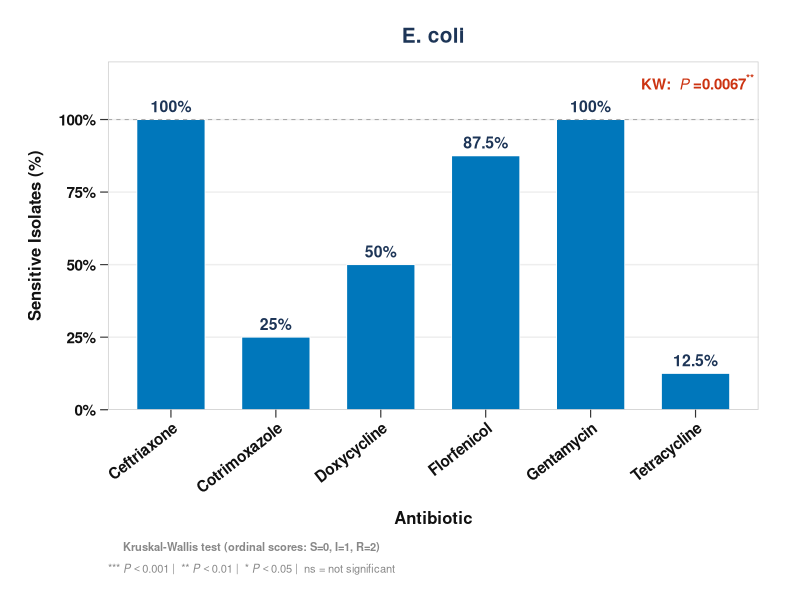
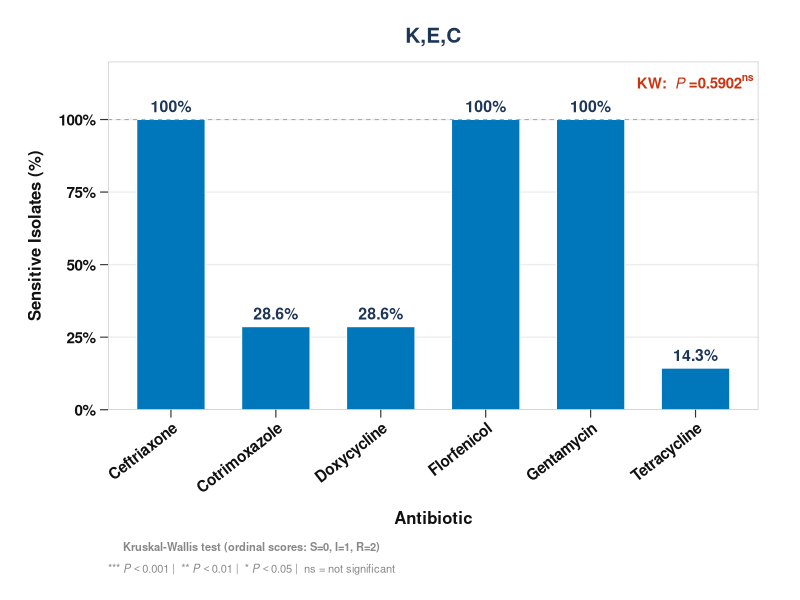
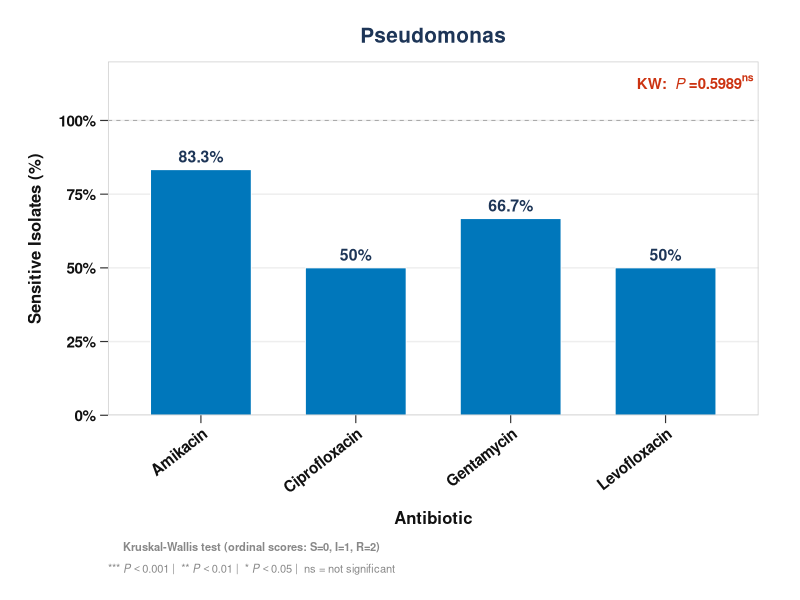
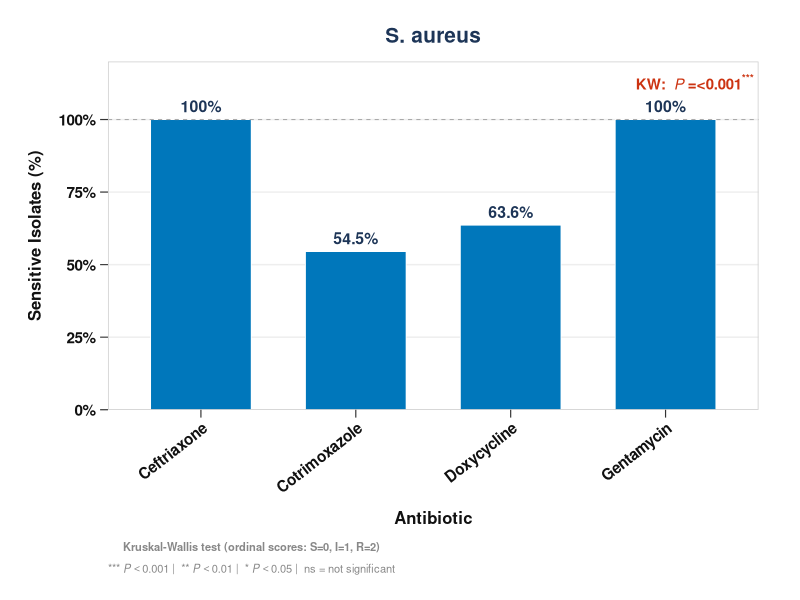
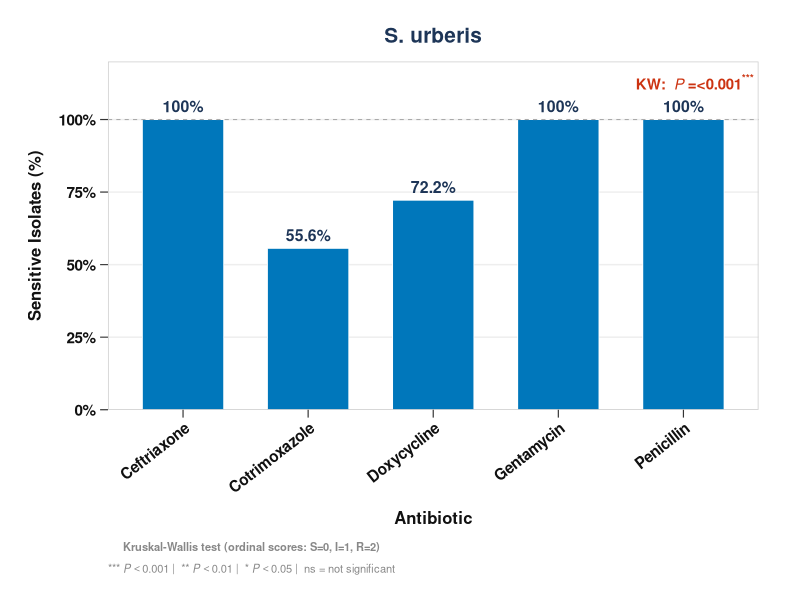

These figures' R source, in order:
## ---- chunk 1
library(ggplot2)
library(dplyr)
library(tidyr)
library(flextable)
library(readr)
library(readxl)

raw <- read_xlsx("../data/2026_ast_data_amik.xlsx")

head(raw)

## ---- chunk 2
colnames(raw) <- trimws(colnames(raw))
cat("✔ File loaded:", nrow(raw), "rows x", ncol(raw), "columns\n")
cat("  Columns:", paste(colnames(raw), collapse = ", "), "\n\n")
## ---- chunk 3
id_col  <- "Isolate_ID"
org_col <- "Bacteria"
ab_cols <- setdiff(colnames(raw), c(id_col, org_col))

ast_long <- raw %>%
  rename(Isolate_ID = all_of(id_col),
         Organism   = all_of(org_col)) %>%
  pivot_longer(
    cols      = all_of(ab_cols),
    names_to  = "Antibiotic",
    values_to = "Result"
  ) %>%
  filter(!is.na(Result)) %>%
  mutate(
    Result     = toupper(trimws(Result)),
    Organism   = trimws(Organism),
    Antibiotic = trimws(Antibiotic)
  ) %>%
  filter(Result %in% c("S", "I", "R")) %>%
  mutate(Result = factor(Result, levels = c("S","I","R"), ordered = TRUE))

cat("✔ Data reshaped:", nrow(ast_long), "observations (blanks excluded)\n")
cat("  Organisms  :", paste(sort(unique(ast_long$Organism)), collapse = " | "), "\n")
cat("  Antibiotics:", paste(sort(unique(ast_long$Antibiotic)), collapse = ", "), "\n\n")
## ---- chunk 4
tested_matrix <- ast_long %>%
  distinct(Organism, Antibiotic) %>%
  mutate(Tested = "Yes") %>%
  pivot_wider(names_from  = Antibiotic,
              values_from = Tested,
              values_fill = "—")

cat("Antibiotics tested per organism:\n")
print(as.data.frame(tested_matrix), row.names = FALSE)
cat("\n")
## ---- chunk 5
summary_table <- ast_long %>%
  group_by(Organism, Antibiotic) %>%
  summarise(
    n           = n(),
    S_n         = sum(Result == "S"),
    I_n         = sum(Result == "I"),
    R_n         = sum(Result == "R"),
    S_pct       = round(S_n / n * 100, 1),
    I_pct       = round(I_n / n * 100, 1),
    R_pct       = round(R_n / n * 100, 1),
    NonSusc_pct = round((I_n + R_n) / n * 100, 1),
    .groups = "drop"
  ) %>%
  arrange(Organism, Antibiotic) %>%
  mutate(
    S_cell  = paste0(S_n,  " (", S_pct,       "%)"),
    I_cell  = paste0(I_n,  " (", I_pct,       "%)"),
    R_cell  = paste0(R_n,  " (", R_pct,       "%)"),
    NS_cell = paste0(NonSusc_pct, "%")
  )

# Display table (columns shown)
display_t1 <- summary_table %>%
  select(Organism, Antibiotic, n, S_cell, I_cell, R_cell, NS_cell, NonSusc_pct)

# ── flextable ─────────────────────────────────────────────────────────
ft1 <- display_t1 %>%
  select(-NonSusc_pct) %>%
  flextable() %>%
  set_header_labels(
    Organism   = "Organism",
    Antibiotic = "Antibiotic",
    n          = "n",
    S_cell     = "Sensitive (%)",
    I_cell     = "Intermediate (%)",
    R_cell     = "Resistant (%)",
    NS_cell    = "Non-Susceptible (%)"
  ) %>%
  add_header_lines("Table 1. Antimicrobial Susceptibility Profile by Organism") %>%
  add_footer_lines("Non-Susceptible % = Intermediate + Resistant combined") %>%

  # Merge repeated Organism cells
  merge_v(j = "Organism") %>%
  valign(j = "Organism", valign = "top") %>%

  # Header styling
  bg(part = "header", bg = "#2c3e50") %>%
  color(part = "header", color = "white") %>%
  bold(part = "header") %>%
  fontsize(part = "header", size = 11) %>%

  # Title row styling
  bg(i = 1, part = "header", bg = "#1a252f") %>%
  fontsize(i = 1, part = "header", size = 13) %>%

  # Body styling
  fontsize(part = "body", size = 10) %>%
  bg(part = "body", bg = "white") %>%

  # Alternating row stripes
  bg(i = seq(2, nrow(display_t1), 2), bg = "#f8f9fa", part = "body") %>%

  # Red: NonSusc = 100%
  color(
    i   = which(display_t1$NonSusc_pct == 100),
    j   = "NS_cell",
    color = "red"
  ) %>%
  bold(
    i   = which(display_t1$NonSusc_pct == 100),
    j   = "NS_cell"
  ) %>%

  # Orange: NonSusc 50–99%
  color(
    i   = which(display_t1$NonSusc_pct >= 50 & display_t1$NonSusc_pct < 100),
    j   = "NS_cell",
    color = "darkorange"
  ) %>%
  bold(
    i   = which(display_t1$NonSusc_pct >= 50 & display_t1$NonSusc_pct < 100),
    j   = "NS_cell"
  ) %>%

  # Alignment
  align(j = c("n","S_cell","I_cell","R_cell","NS_cell"),
        align = "center", part = "all") %>%
  align(j = c("Organism","Antibiotic"), align = "left", part = "all") %>%

  # Borders
  border_outer(part = "all",
               border = officer::fp_border(color = "#2c3e50", width = 2)) %>%
  border_inner_h(part = "body",
                 border = officer::fp_border(color = "#dee2e6", width = 0.5)) %>%

  # Column widths
  width(j = "Organism",   width = 1.3) %>%
  width(j = "Antibiotic", width = 1.4) %>%
  width(j = "n",          width = 0.4) %>%
  width(j = "S_cell",  width = 1.2) %>%
  width(j = "I_cell",  width = 1.5) %>%   # wider — "Intermediate (%)" is long
  width(j = "R_cell",  width = 1.2) %>%
  width(j = "NS_cell", width = 1.8) %>%   # wider — "Non-Susceptible (%)" is long %>%

  # Font
  font(fontname = "Arial", part = "all") %>%
  padding(padding = 5, part = "body") %>%
  fix_border_issues()

ft1

# ── Save high-res PNG ─────────────────────────────────────────────────
save_as_image(ft1, path = "Table1_Resistance_Summary.png", res = 400)
cat("✔ Saved: Table1_Resistance_Summary.png\n")
## ---- chunk 6
mdr_table <- ast_long %>%
  group_by(Organism, Isolate_ID) %>%
  summarise(R_count = sum(Result == "R"), .groups = "drop") %>%
  group_by(Organism) %>%
  summarise(
    n_isolates = n(),
    MDR_n      = sum(R_count >= 3),
    MDR_pct    = round(MDR_n / n_isolates * 100, 1),
    .groups    = "drop"
  )

ft2 <- mdr_table %>%
  flextable() %>%
  set_header_labels(
    Organism   = "Organism",
    n_isolates = "Total Isolates",
    MDR_n      = "MDR Isolates (n)",
    MDR_pct    = "MDR (%)"
  ) %>%
  add_header_lines("Table 2. Multi-Drug Resistance (MDR) Assessment") %>%
  add_footer_lines("Definition: Resistant (R) to 3 or more antibiotics") %>%

  # Header
  bg(part = "header", bg = "#2c3e50") %>%
  color(part = "header", color = "white") %>%
  bold(part = "header") %>%
  fontsize(part = "header", size = 11) %>%
  bg(i = 1, part = "header", bg = "#1a252f") %>%
  fontsize(i = 1, part = "header", size = 13) %>%

  # Body
  fontsize(part = "body", size = 10) %>%
  bg(part = "body", bg = "white") %>%
  bg(i = seq(2, nrow(mdr_table), 2), bg = "#f8f9fa", part = "body") %>%

  # Red: MDR >= 50%
  color(i  = which(mdr_table$MDR_pct >= 50),
        j  = "MDR_pct", color = "red") %>%
  bold(i   = which(mdr_table$MDR_pct >= 50), j = "MDR_pct") %>%

  # Orange: MDR > 0 and < 50%
  color(i  = which(mdr_table$MDR_pct > 0 & mdr_table$MDR_pct < 50),
        j  = "MDR_pct", color = "darkorange") %>%
  bold(i   = which(mdr_table$MDR_pct > 0 & mdr_table$MDR_pct < 50),
       j   = "MDR_pct") %>%

  # Alignment
  align(j = c("n_isolates","MDR_n","MDR_pct"),
        align = "center", part = "all") %>%
  align(j = "Organism", align = "left", part = "all") %>%

  # Borders
  border_outer(part = "all",
               border = officer::fp_border(color = "#2c3e50", width = 2)) %>%
  border_inner_h(part = "body",
                 border = officer::fp_border(color = "#dee2e6", width = 0.5)) %>%

  # Column widths
  width(j = "Organism",   width = 1.5) %>%
  width(j = c("n_isolates","MDR_n","MDR_pct"), width = 1.2) %>%

  font(fontname = "Arial", part = "all") %>%
  padding(padding = 6, part = "body") %>%
  fix_border_issues()

ft2

save_as_image(ft2, path = "Table2_MDR_Assessment.png", res = 400)
cat("✔ Saved: Table2_MDR_Assessment.png\n")
## ---- chunk 7

organisms <- sort(unique(ast_long$Organism))
pairs     <- combn(organisms, 2, simplify = FALSE)
all_test_results <- list()

for (pair in pairs) {
  org1 <- pair[1]; org2 <- pair[2]
  d1   <- ast_long %>% filter(Organism == org1)
  d2   <- ast_long %>% filter(Organism == org2)
  shared_abs <- intersect(unique(d1$Antibiotic), unique(d2$Antibiotic))
  if (length(shared_abs) == 0) next

  for (ab in shared_abs) {
    v1  <- factor(d1$Result[d1$Antibiotic == ab], levels = c("S","I","R"))
    v2  <- factor(d2$Result[d2$Antibiotic == ab], levels = c("S","I","R"))
    tab <- rbind(table(v1), table(v2))
    tab <- tab[, colSums(tab) > 0, drop = FALSE]
    if (ncol(tab) < 2) next

    expected   <- outer(rowSums(tab), colSums(tab)) / sum(tab)
    use_fisher <- any(expected < 5)

    if (use_fisher) {
      res       <- fisher.test(tab, simulate.p.value = TRUE, B = 10000)
      test_name <- "Fisher's Exact"
      stat_str  <- "—"
      p_val     <- res$p.value
    } else {
      res       <- chisq.test(tab)
      test_name <- "Chi-Square"
      stat_str  <- paste0("X2=", round(res$statistic, 2))
      p_val     <- res$p.value
    }

    sig   <- ifelse(p_val < 0.001, "***",
             ifelse(p_val < 0.01,  "**",
             ifelse(p_val < 0.05,  "*", "ns")))
    p_str <- ifelse(p_val < 0.001, "<0.001", as.character(round(p_val, 3)))

    all_test_results[[paste(org1, org2, ab, sep = "|")]] <-
      data.frame(
        Organism_1 = org1, Organism_2 = org2, Antibiotic = ab,
        Test       = test_name, Statistic  = stat_str,
        p_value    = p_str,    Sig        = sig,
        p_raw      = p_val,
        stringsAsFactors = FALSE
      )
  }
}

test_df <- do.call(rbind, all_test_results) %>%
  arrange(Organism_1, Antibiotic)

ft3 <- test_df %>%
  select(Organism_1, Organism_2, Antibiotic, Test, Statistic, p_value, Sig) %>%
  flextable() %>%

  # ── Column headers — capital italic P in P-value ────────────────────
  set_header_labels(
    Organism_1 = "Organism 1",
    Organism_2 = "Organism 2",
    Antibiotic = "Antibiotic",
    Test       = "Test Used",
    Statistic  = "Statistic",
    p_value    = "P-value",          # capital P
    Sig        = "Significance"
  ) %>%

  add_header_lines("Table 3. Inter-Organism Statistical Comparison") %>%

  # ── Footer — italic capital P ─────────────────────────────────────
  add_footer_lines(
    as_paragraph(
      as_chunk("Fisher's Exact: expected count < 5  |  Chi-Square: expected count \u2265 5  |  *** "),
      as_i("P"), as_chunk("<0.001  |  ** "),
      as_i("P"), as_chunk("<0.01  |  * "),
      as_i("P"), as_chunk("<0.05  |  ns = not significant")
    )
  ) %>%

  # ── Header styling ───────────────────────────────────────────────────
  bg(part = "header", bg = "#2c3e50") %>%
  color(part = "header", color = "white") %>%
  bold(part = "header") %>%
  fontsize(part = "header", size = 11) %>%
  bg(i = 1, part = "header", bg = "#1a252f") %>%
  fontsize(i = 1, part = "header", size = 13) %>%

  # Italic capital P in column header row (row 2 = column label row)
  italic(i = 2, j = "p_value", part = "header") %>%

  # ── Body styling ─────────────────────────────────────────────────────
  fontsize(part = "body", size = 10) %>%
  bg(part = "body", bg = "white") %>%
  bg(i = seq(2, nrow(test_df), 2), bg = "#f8f9fa", part = "body") %>%

  # Red: ***
  color(i = which(test_df$Sig == "***"), j = "Sig", color = "red") %>%
  bold(i  = which(test_df$Sig == "***"), j = "Sig") %>%

  # Orange: ** or *
  color(i = which(test_df$Sig %in% c("**","*")), j = "Sig", color = "darkorange") %>%
  bold(i  = which(test_df$Sig %in% c("**","*")), j = "Sig") %>%

  # Italic P in p_value body column
  italic(j = "p_value", part = "body") %>%

  # ── Alignment ────────────────────────────────────────────────────────
  align(j     = c("Test","Statistic","p_value","Sig"),
        align = "center", part = "all") %>%
  align(j     = c("Organism_1","Organism_2","Antibiotic"),
        align = "left", part = "all") %>%

  # ── Borders ──────────────────────────────────────────────────────────
  border_outer(part   = "all",
               border = officer::fp_border(color = "#2c3e50", width = 2)) %>%
  border_inner_h(part   = "body",
                 border = officer::fp_border(color = "#dee2e6", width = 0.5)) %>%

  # ── Column widths ────────────────────────────────────────────────────
  width(j = c("Organism_1","Organism_2"), width = 1.3) %>%
  width(j = "Antibiotic",                width = 1.2) %>%
  width(j = "Test",                      width = 1.2) %>%
  width(j = "Statistic",                 width = 1.0) %>%
  width(j = "p_value",                   width = 0.8) %>%
  width(j = "Sig",                       width = 0.9) %>%

  font(fontname = "Arial", part = "all") %>%
  padding(padding = 5, part = "body") %>%
  fix_border_issues()

ft3

flextable::save_as_image(ft3, path = "Table3_Statistical_Tests.png", res = 400)
cat("✔ Saved: Table3_Statistical_Tests.png\n")
## ---- chunk 8

ast_long <- ast_long %>%
  mutate(Score = as.integer(Result) - 1)  # S=0, I=1, R=2

kw_results <- list()

for (org in sort(unique(ast_long$Organism))) {
  sub     <- ast_long %>% filter(Organism == org)
  ab_list <- unique(sub$Antibiotic)
  groups  <- lapply(ab_list, function(ab) sub$Score[sub$Antibiotic == ab])
  vary    <- sapply(groups, function(g) length(unique(g)) > 1)
  groups  <- groups[vary]
  labels  <- ab_list[vary]
  if (length(groups) < 2) next

  res   <- kruskal.test(groups)
  sig   <- ifelse(res$p.value < 0.001, "***",
           ifelse(res$p.value < 0.01,  "**",
           ifelse(res$p.value < 0.05,  "*", "ns")))
  p_str <- ifelse(res$p.value < 0.001, "<0.001",
                  formatC(res$p.value, format = "f", digits = 4))

  kw_results[[org]] <- data.frame(
    Organism           = org,
    H_statistic        = round(res$statistic, 2),
    df                 = res$parameter,
    p_value            = p_str,
    Significance       = sig,
    Antibiotics_Tested = paste(labels, collapse = ", "),
    stringsAsFactors   = FALSE
  )
}

kw_df <- do.call(rbind, kw_results)

ft4 <- kw_df %>%
  flextable() %>%

  # ── Column headers — capital italic P in P-value ────────────────────
  set_header_labels(
    Organism           = "Organism",
    H_statistic        = "H Statistic",
    df                 = "df",
    p_value            = "P-value",          # capital P
    Significance       = "Significance",
    Antibiotics_Tested = "Antibiotics Tested"
  ) %>%

  add_header_lines("Table 4. Kruskal-Wallis Test (Within-Organism, Across Antibiotics)") %>%

  # ── Footer — italic capital P ────────────────────────────────────────
  add_footer_lines(
    as_paragraph(
      as_chunk("Ordinal scores: S=0, I=1, R=2  |  *** "),
      as_i("P"), as_chunk("<0.001  |  ** "),
      as_i("P"), as_chunk("<0.01  |  * "),
      as_i("P"), as_chunk("<0.05  |  ns = not significant")
    )
  ) %>%

  # ── Header styling ───────────────────────────────────────────────────
  bg(part = "header", bg = "#2c3e50") %>%
  color(part = "header", color = "white") %>%
  bold(part = "header") %>%
  fontsize(part = "header", size = 11) %>%
  bg(i = 1, part = "header", bg = "#1a252f") %>%
  fontsize(i = 1, part = "header", size = 13) %>%

  # Italic capital P in column header row (row 2 = actual column labels)
  italic(i = 2, j = "p_value", part = "header") %>%

  # ── Body styling ─────────────────────────────────────────────────────
  fontsize(part = "body", size = 10) %>%
  bg(part = "body", bg = "white") %>%
  bg(i = seq(2, nrow(kw_df), 2), bg = "#f8f9fa", part = "body") %>%

  # Red: ***
  color(i = which(kw_df$Significance == "***"),
        j = "Significance", color = "red") %>%
  bold(i  = which(kw_df$Significance == "***"),
       j  = "Significance") %>%

  # Orange: ** or *
  color(i = which(kw_df$Significance %in% c("**", "*")),
        j = "Significance", color = "darkorange") %>%
  bold(i  = which(kw_df$Significance %in% c("**", "*")),
       j  = "Significance") %>%

  # Italic P in p_value body column
  italic(j = "p_value", part = "body") %>%

  # ── Alignment ────────────────────────────────────────────────────────
  align(j     = c("H_statistic", "df", "p_value", "Significance"),
        align = "center", part = "all") %>%
  align(j     = c("Organism", "Antibiotics_Tested"),
        align = "left", part = "all") %>%

  # ── Borders ──────────────────────────────────────────────────────────
  border_outer(part   = "all",
               border = officer::fp_border(color = "#2c3e50", width = 2)) %>%
  border_inner_h(part   = "body",
                 border = officer::fp_border(color = "#dee2e6", width = 0.5)) %>%

  # ── Column widths ────────────────────────────────────────────────────
  width(j = "Organism",           width = 1.3) %>%
  width(j = "H_statistic",        width = 1.0) %>%
  width(j = "df",                 width = 0.5) %>%
  width(j = "p_value",            width = 0.8) %>%
  width(j = "Significance",       width = 1.0) %>%
  width(j = "Antibiotics_Tested", width = 3.0) %>%

  font(fontname = "Arial", part = "all") %>%
  padding(padding = 6, part = "body") %>%
  fix_border_issues()

ft4

flextable::save_as_image(ft4, path = "Table4_KruskalWallis.png", res = 400)
cat("✔ Saved: Table4_KruskalWallis.png\n")
## ---- chunk 9

# ── Plot data: Sensitive % only, drop zeros ───────────────────────────
plot_data_s <- summary_table %>%
  select(Organism, Antibiotic, S_pct) %>%
  filter(S_pct > 0) %>%
  left_join(
    kw_df %>% select(Organism, p_value, Significance),
    by = "Organism"
  )

# ── KW expression data: stars on top of italic P ─────────────────────
# Renders as:      ***
#            KW:    P  = <0.001
kw_expr_data <- plot_data_s %>%
  distinct(Organism, p_value, Significance) %>%
  mutate(
    expr_label = paste0(
  "bold('KW: ')~italic(P)~bold('=", p_value, "')^bold('", Significance, "')")
    )

# ── Function: build one plot for one organism ─────────────────────────
make_organism_plot <- function(org_name) {

  d      <- plot_data_s  %>% filter(Organism == org_name)
  kw_row <- kw_expr_data %>% filter(Organism == org_name)

  ggplot(d, aes(x = Antibiotic, y = S_pct)) +

    # Bars
    geom_bar(
      stat      = "identity",
      fill      = "#0077BB",
      color     = "white",
      linewidth = 0.3,
      width     = 0.65
    ) +

    # Percentage label on top of each bar
    geom_text(
      aes(label = paste0(S_pct, "%")),
      vjust    = -0.6,
      size     = 4.0,
      fontface = "bold",
      color    = "#1d3557"
    ) +

    # KW label — top right, above 100% line, stars on top of P
    geom_text(
      data        = kw_row,
      aes(x = Inf, y = 113, label = expr_label),
      inherit.aes = FALSE,
      hjust       = 1.04,
      vjust       = 0.5,
      size        = 3.8,
      color       = "#cc3311",
      parse       = TRUE
    ) +

    # 100% reference line
    geom_hline(
      yintercept = 100,
      linewidth  = 0.35,
      linetype   = "dashed",
      color      = "#aaaaaa"
    ) +

    scale_y_continuous(
      limits = c(0, 120),
      breaks = c(0, 25, 50, 75, 100),
      labels = scales::label_percent(scale = 1),
      expand = expansion(mult = c(0, 0))
    ) +

    scale_x_discrete(expand = expansion(add = 0.6)) +

    labs(
      title   = org_name,
      x       = "Antibiotic",
      y       = "Sensitive Isolates (%)",
      caption = bquote(atop(
        bold("Kruskal-Wallis test (ordinal scores: S=0, I=1, R=2)"),
        "***" ~ italic(P) < 0.001 ~ "|  **" ~ italic(P) < 0.01 ~ "|  *" ~ italic(P) < 0.05 ~ "|  ns = not significant"
      ))
    ) +

    theme_minimal(base_size = 13) +
    theme(
      plot.background    = element_rect(fill = "white", color = NA),
      panel.background   = element_rect(fill = "white", color = NA),
      panel.border       = element_rect(fill = NA, color = "#cccccc",
                                        linewidth = 0.5),
      panel.grid.major.y = element_line(color = "#eeeeee", linewidth = 0.5),
      panel.grid.major.x = element_blank(),
      panel.grid.minor   = element_blank(),

      axis.text.x   = element_text(angle = 38, hjust = 1,
                                    size  = 11, color = "#111111",
                                    face  = "bold"),
      axis.title.x  = element_text(size  = 12, color = "#111111",
                                    face  = "bold",
                                    margin = margin(t = 10)),
      axis.text.y   = element_text(size  = 11, color = "#111111",
                                    face  = "bold"),
      axis.title.y  = element_text(size  = 12, color = "#111111",
                                    face  = "bold",
                                    margin = margin(r = 10)),

      axis.ticks        = element_line(color = "#333333", linewidth = 0.4),
      axis.ticks.length = unit(0.2, "cm"),

      plot.title   = element_text(face  = "bold", size = 15,
                                   color = "#1d3557", hjust = 0.5,
                                   margin = margin(b = 10)),
      plot.caption = element_text(size  = 8, color = "#888888",
                                   hjust = 0, margin = margin(t = 10)),
      plot.margin  = margin(20, 30, 16, 20)
    )
}

# ── Loop: save one PNG per organism ───────────────────────────────────
organisms_list <- sort(unique(plot_data_s$Organism))

for (org in organisms_list) {

  p_org      <- make_organism_plot(org)
  clean_name <- gsub("[^A-Za-z0-9]", "_", org)
  filename   <- paste0("Figure_Sensitive_", clean_name, ".png")

  ggsave(
    filename = filename,
    plot     = p_org,
    width    = 7,
    height   = 6,
    dpi      = 400,
    bg       = "white"
  )
  cat("✔ Saved:", filename, "\n")
}

cat("\n✔ All", length(organisms_list), "figures saved as individual PNGs\n")
## ---- chunk 10
write.csv(
  summary_table %>% select(-NonSusc_pct, -S_cell, -I_cell, -R_cell, -NS_cell),
  "AST_Resistance_Summary.csv", row.names = FALSE
)
write.csv(mdr_table,  "AST_MDR_Summary.csv",      row.names = FALSE)
write.csv(test_df %>% select(-p_raw),
          "AST_Statistical_Tests.csv",             row.names = FALSE)
write.csv(kw_df,      "AST_KruskalWallis.csv",     row.names = FALSE)

cat("✔ CSVs exported:\n")
cat("  → AST_Resistance_Summary.csv\n")
cat("  → AST_MDR_Summary.csv\n")
cat("  → AST_Statistical_Tests.csv\n")
cat("  → AST_KruskalWallis.csv\n\n")
cat("✔ PNGs saved:\n")
cat("  → Table1_Resistance_Summary.png\n")
cat("  → Table2_MDR_Assessment.png\n")
cat("  → Table3_Statistical_Tests.png\n")
cat("  → Table4_KruskalWallis.png\n")
cat("  → Figure1_AST_Barplot.png\n")
